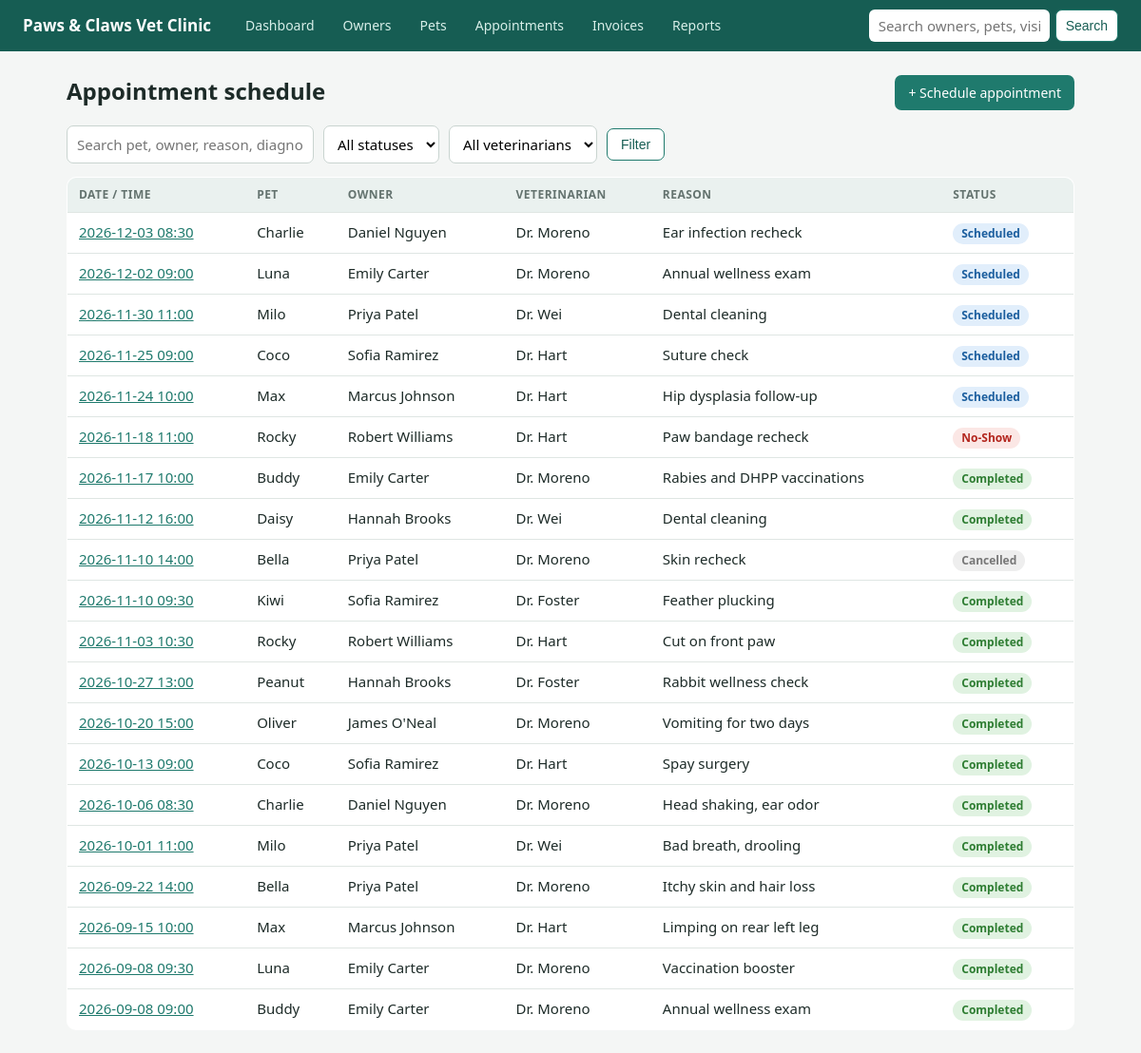
The app's page /appointments with its own data.
### tables this page shows
CREATE TABLE appointment (
    appointment_id  INTEGER PRIMARY KEY AUTOINCREMENT,
    pet_id          INTEGER      NOT NULL,
    vet_id          INTEGER      NOT NULL,
    appt_datetime   DATETIME     NOT NULL,          -- 'YYYY-MM-DD HH:MM'
    duration_min    INTEGER      NOT NULL DEFAULT 30 CHECK (duration_min > 0),
    reason          VARCHAR(200) NOT NULL,
    status          VARCHAR(12)  NOT NULL DEFAULT 'Scheduled'
        CHECK (status IN ('Scheduled','Completed','Cancelled','No-Show')),
    diagnosis       VARCHAR(255),
    notes           VARCHAR(500),
    CONSTRAINT uq_vet_slot UNIQUE (vet_id, appt_datetime),   -- no double-booking
    CONSTRAINT fk_appt_pet FOREIGN KEY (pet_id)
        REFERENCES pet (pet_id) ON UPDATE CASCADE ON DELETE RESTRICT,
    CONSTRAINT fk_appt_vet FOREIGN KEY (vet_id)
        REFERENCES veterinarian (vet_id) ON UPDATE CASCADE ON DELETE RESTRICT
);

CREATE TABLE pet (
    pet_id          INTEGER PRIMARY KEY AUTOINCREMENT,
    owner_id        INTEGER      NOT NULL,          -- exactly one primary owner
    breed_id        INTEGER      NOT NULL,          -- species is reached through breed
    pet_name        VARCHAR(40)  NOT NULL,
    sex             CHAR(1)      NOT NULL CHECK (sex IN ('M','F')),
    birth_date      DATE,
    color           VARCHAR(40),
    weight_kg       DECIMAL(5,2) CHECK (weight_kg > 0),
    microchip_no    VARCHAR(20)  UNIQUE,
    status          VARCHAR(12)  NOT NULL DEFAULT 'Active'
        CHECK (status IN ('Active','Deceased','Transferred')),
    CONSTRAINT fk_pet_owner FOREIGN KEY (owner_id)
        REFERENCES owner (owner_id) ON UPDATE CASCADE ON DELETE RESTRICT,
    CONSTRAINT fk_pet_breed FOREIGN KEY (breed_id)
        REFERENCES breed (breed_id) ON UPDATE CASCADE ON DELETE RESTRICT
);

### app/app.py (the view)
@app.route("/appointments")
def appointments():
    s = request.args.get("q", "").strip()
    status = request.args.get("status", "")
    vet = request.args.get("vet", "")
    like = f"%{s}%"
    rows = q("""SELECT a.*, p.pet_name, o.first_name||' '||o.last_name owner, 'Dr. '||v.last_name vet_name
                FROM appointment a JOIN pet p USING(pet_id) JOIN owner o USING(owner_id) JOIN veterinarian v USING(vet_id)
                WHERE (?='' OR p.pet_name LIKE ? OR o.last_name LIKE ? OR a.reason LIKE ? OR a.diagnosis LIKE ?)
                  AND (?='' OR a.status=?) AND (?='' OR a.vet_id=?)
                ORDER BY a.appt_datetime DESC""", (s, like, like, like, like, status, status, vet, vet))
    vets = q("SELECT vet_id, 'Dr. '||last_name name FROM veterinarian ORDER BY last_name")
    return render_template("appointments.html", rows=rows, s=s, status=status, vet=vet, vets=vets)

### app/app.py (called while the page is built)
def db():
    if "db" not in g:
        g.db = sqlite3.connect(DB)
        g.db.row_factory = sqlite3.Row
        g.db.execute("PRAGMA foreign_keys = ON")
    return g.db

def q(sql, args=(), one=False):
    cur = db().execute(sql, args)
    rows = cur.fetchall()
    return (rows[0] if rows else None) if one else rows

### app/templates/appointments.html (shortened to what this page needs)
{% extends "base.html" %}{% block body %}
<div class="bar"><h1>Appointment schedule</h1><a class="btn sp" href="{{ url_for('appointment_new') }}">+ Schedule appointment</a></div>
<form class="bar"><input name="q" placeholder="Search pet, owner, reason, diagnosis" value="{{ s }}" style="min-width:260px">
<select name="status"><option value="">All statuses</option>{% for x in ['Scheduled','Completed','Cancelled','No-Show'] %}<option {{ 'selected' if status==x }}>{{ x }}</option>{% endfor %}</select>
<select name="vet"><option value="">All veterinarians</option></select><button class="btn sec">Filter</button></form>
<table><tr><th>Date / time</th><th>Pet</th><th>Owner</th><th>Veterinarian</th><th>Reason</th><th>Status</th></tr>
{% for a in rows %}<tr><td><a href="{{ url_for('appointment_detail', aid=a.appointment_id) }}">{{ a.appt_datetime }}</a></td><td>{{ a.pet_name }}</td><td>{{ a.owner }}</td><td>{{ a.vet_name }}</td><td>{{ a.reason }}</td><td><span class="tag {{ a.status }}">{{ a.status }}</span></td></tr>
{% else %}<tr><td colspan="6" class="empty">No appointments match.</td></tr>{% endfor %}</table>{% endblock %}

### app/static/style.css (style rules this page uses)
:root { --bg:#f4f6f5;--card:#fff;--ink:#1d2b28;--mute:#64736f;--brand:#1f7a6d;--brand-d:#165d53;--line:#dfe6e3;--bad:#b3261e;--ok:#2e7d32;--warn:#b26a00 }
* { box-sizing:border-box }
body { margin:0;font:15px/1.5 system-ui,-apple-system,"Segoe UI",Roboto,sans-serif;background:var(--bg);color:var(--ink) }
h1 { font-size:24px;margin:0 0 4px }
table { width:100%;border-collapse:collapse;background:var(--card);border:1px solid var(--line);border-radius:10px;overflow:hidden }
th { background:#eaf1ef;text-align:left;font-size:12px;text-transform:uppercase;letter-spacing:.04em;color:var(--mute);padding:9px 12px }
td { padding:9px 12px;border-top:1px solid var(--line);vertical-align:top }
a { color:var(--brand) }
.btn { display:inline-block;background:var(--brand);color:#fff;border:0;border-radius:7px;padding:8px 14px;font-size:14px;cursor:pointer;text-decoration:none }
.btn.sec { background:#fff;color:var(--brand-d);border:1px solid var(--brand) }
.bar { display:flex;gap:10px;align-items:center;margin-bottom:14px;flex-wrap:wrap }
.bar .sp { margin-left:auto }
input,select,textarea { width:100%;padding:8px 10px;border:1px solid #c9d4d0;border-radius:7px;font:inherit;background:#fff }
.bar input,.bar select { width:auto }
.tag { display:inline-block;padding:2px 9px;border-radius:99px;font-size:12px;font-weight:600;background:#e8eeec;color:#44514e }
.tag.Completed,.tag.Paid,.tag.Active { background:#e0f2e1;color:var(--ok) }
.tag.Scheduled { background:#e1eefb;color:#1b5e9e }
.tag.Cancelled,.tag.Void,.tag.Deceased { background:#eee;color:#777 }
.tag.No-Show,.tag.Unpaid { background:#fbe7e5;color:var(--bad) }

### records on screen
appointment: appt_datetime "2026-12-03 08:30", pet_name "Charlie", owner "Daniel Nguyen", vet_name "Dr. Moreno", reason "Ear infection recheck", status "Scheduled"
appointment: appt_datetime "2026-12-02 09:00", pet_name "Luna", owner "Emily Carter", vet_name "Dr. Moreno", reason "Annual wellness exam", status "Scheduled"
appointment: appt_datetime "2026-11-30 11:00", pet_name "Milo", owner "Priya Patel", vet_name "Dr. Wei", reason "Dental cleaning", status "Scheduled"
appointment: appt_datetime "2026-11-25 09:00", pet_name "Coco", owner "Sofia Ramirez", vet_name "Dr. Hart", reason "Suture check", status "Scheduled"
appointment: appt_datetime "2026-11-24 10:00", pet_name "Max", owner "Marcus Johnson", vet_name "Dr. Hart", reason "Hip dysplasia follow-up", status "Scheduled"
appointment: appt_datetime "2026-11-18 11:00", pet_name "Rocky", owner "Robert Williams", vet_name "Dr. Hart", reason "Paw bandage recheck", status "No-Show"
appointment: appt_datetime "2026-11-17 10:00", pet_name "Buddy", owner "Emily Carter", vet_name "Dr. Moreno", reason "Rabies and DHPP vaccinations", status "Completed"
appointment: appt_datetime "2026-11-12 16:00", pet_name "Daisy", owner "Hannah Brooks", vet_name "Dr. Wei", reason "Dental cleaning", status "Completed"
appointment: appt_datetime "2026-11-10 14:00", pet_name "Bella", owner "Priya Patel", vet_name "Dr. Moreno", reason "Skin recheck", status "Cancelled"
appointment: appt_datetime "2026-11-10 09:30", pet_name "Kiwi", owner "Sofia Ramirez", vet_name "Dr. Foster", reason "Feather plucking", status "Completed"
appointment: appt_datetime "2026-11-03 10:30", pet_name "Rocky", owner "Robert Williams", vet_name "Dr. Hart", reason "Cut on front paw", status "Completed"
appointment: appt_datetime "2026-10-27 13:00", pet_name "Peanut", owner "Hannah Brooks", vet_name "Dr. Foster", reason "Rabbit wellness check", status "Completed"
appointment: appt_datetime "2026-10-20 15:00", pet_name "Oliver", owner "James O'Neal", vet_name "Dr. Moreno", reason "Vomiting for two days", status "Completed"
appointment: appt_datetime "2026-10-13 09:00", pet_name "Coco", owner "Sofia Ramirez", vet_name "Dr. Hart", reason "Spay surgery", status "Completed"
appointment: appt_datetime "2026-10-06 08:30", pet_name "Charlie", owner "Daniel Nguyen", vet_name "Dr. Moreno", reason "Head shaking, ear odor", status "Completed"
appointment: appt_datetime "2026-10-01 11:00", pet_name "Milo", owner "Priya Patel", vet_name "Dr. Wei", reason "Bad breath, drooling", status "Completed"
appointment: appt_datetime "2026-09-22 14:00", pet_name "Bella", owner "Priya Patel", vet_name "Dr. Moreno", reason "Itchy skin and hair loss", status "Completed"
appointment: appt_datetime "2026-09-15 10:00", pet_name "Max", owner "Marcus Johnson", vet_name "Dr. Hart", reason "Limping on rear left leg", status "Completed"
appointment: appt_datetime "2026-09-08 09:30", pet_name "Luna", owner "Emily Carter", vet_name "Dr. Moreno", reason "Vaccination booster", status "Completed"
appointment: appt_datetime "2026-09-08 09:00", pet_name "Buddy", owner "Emily Carter", vet_name "Dr. Moreno", reason "Annual wellness exam", status "Completed"
